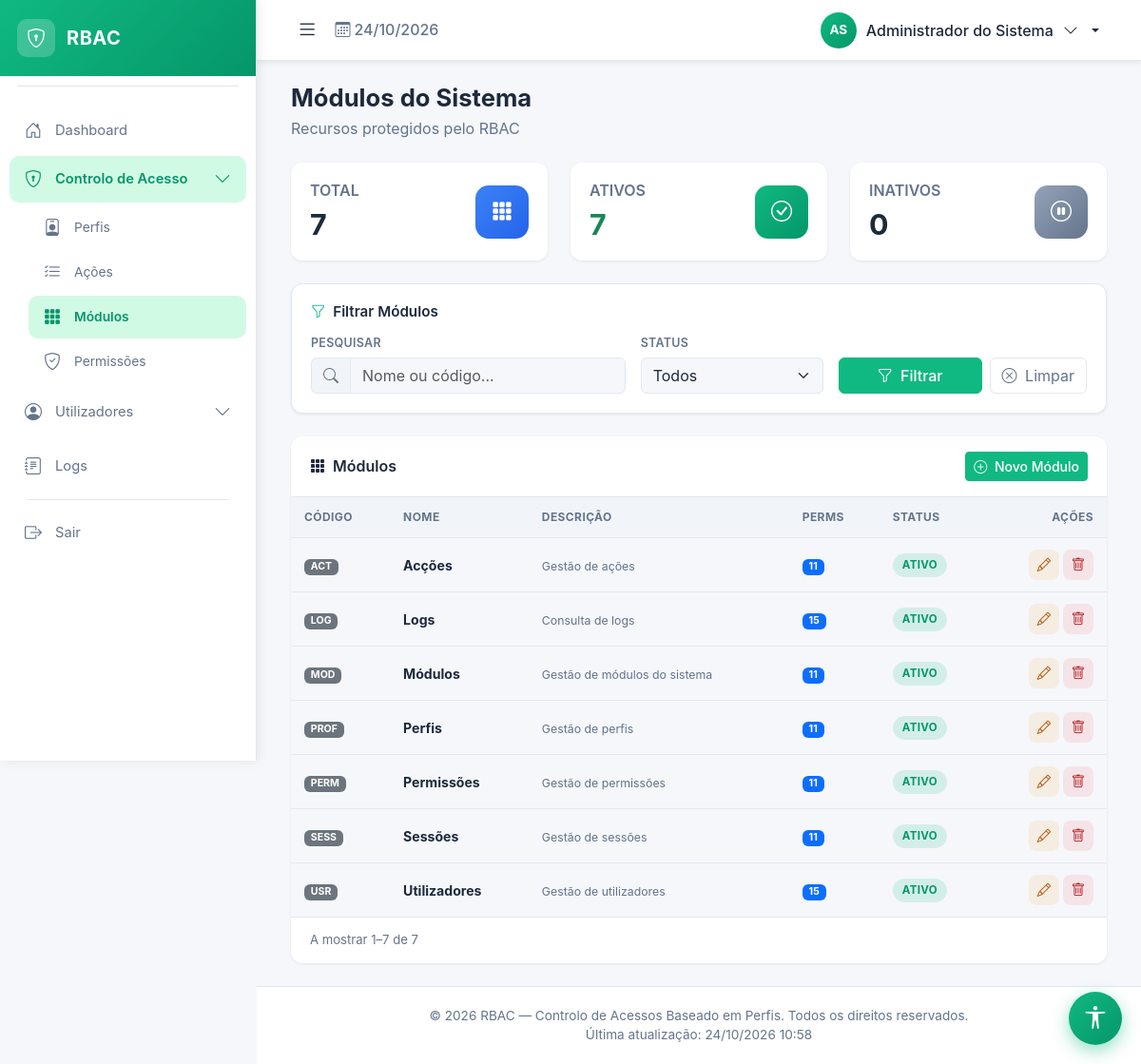
Page /module.php (signed in) on the committed database.
### tables this page shows
CREATE TABLE IF NOT EXISTS MODULES (
    MODULE_ID          INT AUTO_INCREMENT PRIMARY KEY,
    MODULE_CODE        VARCHAR(10)  NOT NULL UNIQUE,
    MODULE_NAME        VARCHAR(50)  NOT NULL UNIQUE,
    MODULE_DESCRIPTION TEXT         NULL,
    MODULE_STATUS      ENUM('ACTIVE','INACTIVE') DEFAULT 'INACTIVE',
    MODULE_CREATEBY    INT NULL,
    MODULE_UPDATEBY    INT NULL,
    MODULE_CREATEAT    TIMESTAMP DEFAULT CURRENT_TIMESTAMP,
    MODULE_UPDATEAT    TIMESTAMP DEFAULT CURRENT_TIMESTAMP ON UPDATE CURRENT_TIMESTAMP
);

### module.php (the view, shortened to what the rows shown need)
<?php
    require_once __DIR__ . '/auth.php';
    require_once __DIR__ . '/config/config.php';
    require_once __DIR__ . '/class/PermissionChecker.php';
    require_once __DIR__ . '/class/Module.php';
    require_once __DIR__ . '/class/Sanitize.php';
    require_once __DIR__ . '/class/Log.php';
    $canUpdate = PermissionChecker::can('UPDATE', 'MOD');
    $canDelete = PermissionChecker::can('DELETE', 'MOD');
    $moduleRepo = new Module();
    try {
        $filtroTexto  = Sanitize::string($_GET['f_name'] ?? '', 100);
        $filtroStatus = Sanitize::enum($_GET['f_status'] ?? '', ['ACTIVE','INACTIVE']);
        $page = max(1, (int)($_GET['page'] ?? 1));
        $perPage = 10;
        $lista      = $moduleRepo->search($filtroTexto, $filtroStatus ?: null);
        $total      = count($lista);
        $totalPages = max(1, (int)ceil($total / $perPage));
        $page       = min($page, $totalPages);
        $offset     = ($page - 1) * $perPage;
        $pagina     = array_slice($lista, $offset, $perPage);
        $statsTotal    = $moduleRepo->countAll();
        $statsActive   = $moduleRepo->countActive();
        $statsInactive = $moduleRepo->countInactive();
        $db = new Database();
        $meta = [];
        foreach ($pagina as $m) {
            $mid = (int)$m['MODULE_ID'];
            $meta[$mid] = ['perms' => (int)$db->count('PERMISSIONS', ['PERMISSION_MODULEID' => $mid])];
        }
    } catch (Throwable $e) {
        Log::error('module.php listagem', 'MODULES', $e, null, $_SESSION['user_id'] ?? null);
        $lista = $pagina = $meta = [];
        $total = 0; $totalPages = 1; $page = 1; $offset = 0;
        $statsTotal = $statsActive = $statsInactive = 0;
        $filtroTexto = ''; $filtroStatus = null;
    }
    include __DIR__ . '/include/navbar.php';
?>
        <main class="main-content">
            <div class="container-fluid">
                <div class="d-flex flex-wrap justify-content-between align-items-center mb-4 gap-3">
                    <div>
                        <h1 class="page-title mb-0">Módulos do Sistema</h1>
                    </div>
                </div>
                <div class="row g-4 mb-4">
                    <div class="col-xl-4 col-md-6"><div class="card dashboard-card h-100"><div class="card-body d-flex justify-content-between align-items-center"><div><h2 class="card-value"><?= $statsTotal ?></h2></div></div></div></div>
                    <div class="col-xl-4 col-md-6"><div class="card dashboard-card h-100"><div class="card-body d-flex justify-content-between align-items-center"><div><h2 class="card-value text-success"><?= $statsActive ?></h2></div></div></div></div>
                    <div class="col-xl-4 col-md-6"><div class="card dashboard-card h-100"><div class="card-body d-flex justify-content-between align-items-center"><div><h2 class="card-value"><?= $statsInactive ?></h2></div></div></div></div>
                </div>
                <div class="card card-principal">
                    <div class="card-body p-0">
                        <div class="table-responsive">
                            <table class="table table-users mb-0">
                                <thead><tr><th>Código</th><th>Nome</th><th>Descrição</th><th>Perms</th><th>Status</th><th class="text-end">Ações</th></tr></thead>
                                <tbody>
                                    <?php if (empty($pagina)): ?>
                                        <tr><td colspan="6" class="text-center py-4 text-muted">Nenhum módulo encontrado.</td></tr>
                                    <?php else: ?>
                                        <?php foreach ($pagina as $m):
                                            $mid = (int)$m['MODULE_ID'];
                                            $isA = $m['MODULE_STATUS'] === 'ACTIVE';
                                        ?>
                                        <tr>
                                            <td><span class="badge bg-secondary"><?= e($m['MODULE_CODE']) ?></span></td>
                                            <td><strong><?= e($m['MODULE_NAME']) ?></strong></td>
                                            <td><small class="text-muted"><?= e($m['MODULE_DESCRIPTION'] ?: '—') ?></small></td>
                                            <td><span class="badge bg-primary"><?= $meta[$mid]['perms'] ?? 0 ?></span></td>
                                            <td><span class="status-badge <?= $isA ? 'ativo' : 'inativo' ?>"><?= $isA ? 'Ativo' : 'Inativo' ?></span></td>
                                            <td>
                                                <div class="action-group">
                                                    <?php if ($canUpdate): ?>
                                                    <button class="btn-action-tbl editar" data-bs-toggle="modal" data-bs-target="#editarModuloModal"
                                                            data-id="<?= $mid ?>"
                                                            data-nome="<?= e($m['MODULE_NAME']) ?>"
                                                            data-codigo="<?= e($m['MODULE_CODE']) ?>"
                                                            data-descricao="<?= e($m['MODULE_DESCRIPTION']) ?>"
                                                            data-status="<?= e($m['MODULE_STATUS']) ?>">
                                                        <i class="bi bi-pencil"></i>
                                                    </button>
                                                    <?php endif; ?>
                                                    <?php if ($canDelete): ?>
                                                    <button class="btn-action-tbl apagar" data-bs-toggle="modal" data-bs-target="#eliminarModuloModal"
                                                            data-id="<?= $mid ?>"
                                                            data-nome="<?= e($m['MODULE_NAME']) ?>"
                                                            data-perms="<?= $meta[$mid]['perms'] ?? 0 ?>">
                                                        <i class="bi bi-trash"></i>
                                                    </button>
                                                    <?php endif; ?>
                                                </div>
                                            </td>
                                        </tr>
                                        <?php endforeach; ?>
                                    <?php endif; ?>
                                </tbody>
                            </table>
                        </div>
                    </div>
                </div>
            </div>
        </main>
<?php include __DIR__ . '/include/footer.php'; ?>

### rows in the picture
modules: MODULE_CODE "ACT", MODULE_NAME "Acções", MODULE_DESCRIPTION "Gestão de ações", MODULE_ID "11", MODULE_STATUS "ATIVO"
modules: MODULE_CODE "LOG", MODULE_NAME "Logs", MODULE_DESCRIPTION "Consulta de logs", MODULE_ID "15", MODULE_STATUS "ATIVO"
modules: MODULE_CODE "MOD", MODULE_NAME "Módulos", MODULE_DESCRIPTION "Gestão de módulos do sistema", MODULE_ID "11", MODULE_STATUS "ATIVO"
modules: MODULE_CODE "PROF", MODULE_NAME "Perfis", MODULE_DESCRIPTION "Gestão de perfis", MODULE_ID "11", MODULE_STATUS "ATIVO"
modules: MODULE_CODE "PERM", MODULE_NAME "Permissões", MODULE_DESCRIPTION "Gestão de permissões", MODULE_ID "11", MODULE_STATUS "ATIVO"
modules: MODULE_CODE "SESS", MODULE_NAME "Sessões", MODULE_DESCRIPTION "Gestão de sessões", MODULE_ID "11", MODULE_STATUS "ATIVO"
modules: MODULE_CODE "USR", MODULE_NAME "Utilizadores", MODULE_DESCRIPTION "Gestão de utilizadores", MODULE_ID "15", MODULE_STATUS "ATIVO"

### other values in the picture
APP_NAME "RBAC"
$iniciais "AS"
$nomeUser "Administrador do Sistema"
$statsTotal "7"
$statsActive "7"
$statsInactive "0"
$offset + 1 "1"
min($offset + $perPage, $total) "7"
$total "7"
